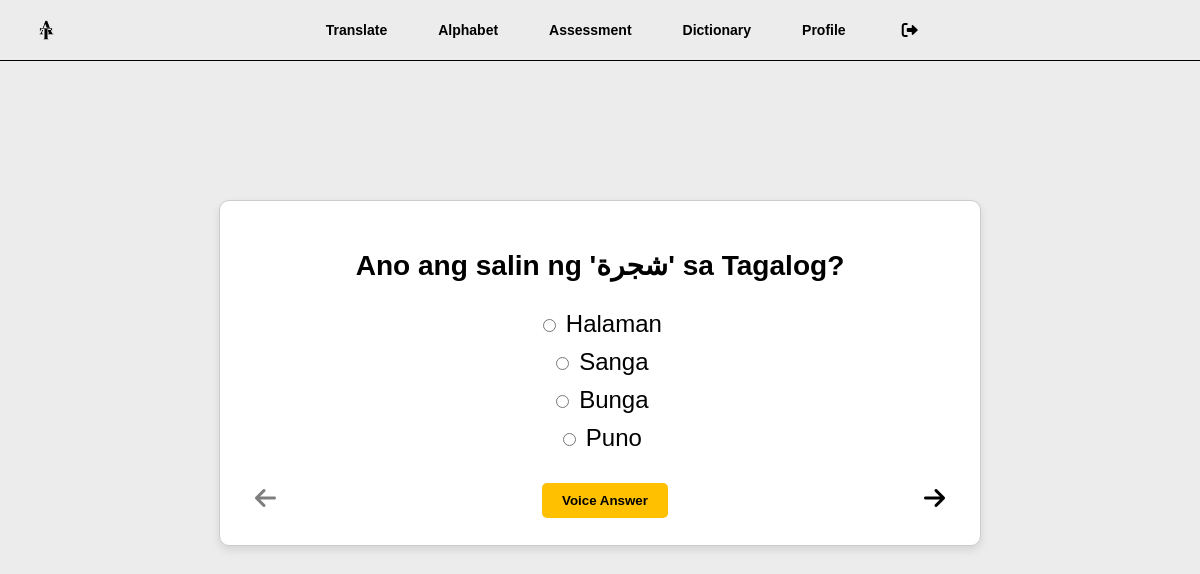
The app's page /assessment_tagalog (signed in) with its own data.
### tagarab_translate/models.py (models this page shows, shortened)
class TagalogQuestion(models.Model):
    QUESTION_TYPES = [
        ('multiple_choice', 'Multiple Choice'),
        ('word_completion', 'Word Completion'),
    ]
    question_text = models.CharField(max_length=255)
    arabic_word = models.CharField(max_length=100)
    correct_answer = models.CharField(max_length=100)
    option_1 = models.CharField(max_length=100)
    option_2 = models.CharField(max_length=100)
    option_3 = models.CharField(max_length=100)
    option_4 = models.CharField(max_length=100)
    question_type = models.CharField(max_length=20, choices=QUESTION_TYPES, default='multiple_choice')

### tagarab_translate/views.py (the view)
# urls.py: path('assessment_tagalog', views.assessment_tagalog, name= 'assessment_tagalog'),
@login_required
def assessment_tagalog(request):
    questions = TagalogQuestion.objects.all()
    return render(request, 'users/assessment_tagalog.html', {'questions': questions})

### templates/users/assessment_tagalog.html (shortened to what this page needs)
{% load static %}
<!DOCTYPE html>
<html lang="en">
<head>
  <link rel="stylesheet" href="{% static 'css/users/assessment_tagalog.css' %}">
  <link rel="stylesheet" href="https://cdnjs.cloudflare.com/ajax/libs/font-awesome/6.0.0-beta3/css/all.min.css">
</head>
<body>
<div class="header">
  <img src="{% static 'images/TAlogo.png' %}" class="logo" alt="Logo" />
  <div class="navbar" id="navbar">
    <a href="{% url 'translate' %}" data-url="{% url 'translate' %}" onclick="return confirmNavigation(event)">Translate</a>
    <a href="{% url 'arabic_alphabet' %}" data-url="{% url 'arabic_alphabet' %}"  onclick="return confirmNavigation(event)">Alphabet</a>
    <a href="{% url 'assesschoose' %}" data-url="{% url 'assesschoose' %}" onclick="return confirmNavigation(event)">Assessment</a>
    <a href="{% url 'dictionary' %}" data-url="{% url 'dictionary' %}" onclick="return confirmNavigation(event)">Dictionary</a>
    <a href="{% url 'profile' %}" data-url="{% url 'profile' %}" onclick="return confirmNavigation(event)">Profile</a>
    <form id="logoutForm" action="{% url 'logout' %}" method="post">
      <button type="submit" class="logout-btn">
        <i style="margin-right: 50px; cursor: pointer;" class="fas fa-sign-out-alt" title="Logout" onclick="confirmLogout(event)"></i>
      </button>
    </form>
  </div>
</div>
<div style="margin-top: 200px;" class="container">
  <form id="assessmentForm" method="POST" action="{% url 'submit_assessment' %}">
    <div id="question-container">
      {% for question in questions %}
      <div class="question" id="question_{{ forloop.counter }}" style="display: none;">
        <h3>{{ question.question_text }}</h3>
        <ul class="options">
          <li>
            <input type="radio" name="answers_{{ question.id }}" value="{{ question.option_1 }}">
            {{ question.option_1 }}
          </li>
          <li>
            <input type="radio" name="answers_{{ question.id }}" value="{{ question.option_2 }}">
            {{ question.option_2 }}
          </li>
          <li>
            <input type="radio" name="answers_{{ question.id }}" value="{{ question.option_3 }}">
            {{ question.option_3 }}
          </li>
          <li>
            <input type="radio" name="answers_{{ question.id }}" value="{{ question.option_4 }}">
            {{ question.option_4 }}
          </li>
        </ul>
      </div>
      {% endfor %}
    </div>
    <div class="buttons">
      <i class="fas fa-arrow-left arrow" title="Back" onclick="goToPreviousQuestion()"></i>
      <button type="button" onclick="startSpeechRecognition()" class="voice-button">Voice Answer</button>
      <i class="fas fa-arrow-right arrow" title="Next" onclick="goToNextQuestion()"></i>
  </div>
  </form>
</div>
</body>
</html>

### tagarab_translate/static/css/users/assessment_tagalog.css (style rules this page uses)
body { font-family: Arial, sans-serif; background-color: #ECECEC; margin: 0; overflow-x: hidden; }
.header { width: 100%; display: flex; justify-content: space-between; align-items: center; padding: 10px 20px; background-color: #ECECEC; border-bottom: 1px solid black; position: fixed; top: 0; z-index: 2; }
.navbar { display: flex; align-items: center; }
.navbar a { padding: 10px; text-decoration: none; color: black; font-weight: bold; margin-right: 20px; }
.container { text-align: center; margin: 70px auto; padding: 20px; background-color: white; width: 50%; border: 1px solid #ccc; border-radius: 10px; box-shadow: 0px 4px 8px rgba(0, 0, 0, 0.1); }
.question { font-size: 24px; margin-bottom: 20px; }
.options { list-style-type: none; padding: 0; }
.options li { margin: 10px 0; }
.options input[type="radio"] { align-items: center; }
.buttons { display: flex; justify-content: space-between; align-items: center; margin-top: 20px; position: relative; }
.buttons .arrow { font-size: 24px; cursor: pointer; background: none; color: black; border: none; transition: color 0.3s ease; }
.voice-button { padding: 10px 20px; background-color: #FFC000; color: black; font-weight: bold; border: none; border-radius: 5px; cursor: pointer; transition: background-color 0.3s ease; position: absolute; left: 50%; transform: translateX(-50%); }
.buttons button, .buttons .arrow { padding: 10px 20px; border: none; border-radius: 5px; background-color: #FFC000; color: black; font-weight: bold; cursor: pointer; margin: 5px; }
.buttons .arrow { margin-top: 0; background: none; font-size: 24px; padding: 10px; }
.arrow { background: none; font-size: 24px; padding: 10px; cursor: pointer; border: none; outline: none; color: black; transition: color 0.3s ease; }
.arrow[title] { position: relative; }
.arrow[title]::after { content: attr(title); position: absolute; top: -30px; left: 50%; transform: translateX(-50%); background: #333; color: #fff; padding: 5px 10px; font-size: 12px; border-radius: 4px; white-space: nowrap; opacity: 0; pointer-events: none; transition: opacity 0.3s; }
@media (min-width: 769px) { .container { width: 60%; } }

### templates/users/assessment_tagalog.html (style rules this page uses)
.header { display: flex; justify-content: space-between; align-items: center; padding: 10px 20px; background-color: #ececec; border-bottom: 1px solid black; position: fixed; width: 100%; top: 0; }
.logo { max-height: 40px; margin-right: auto; }
.navbar { display: flex; justify-content: center; align-items: center; gap: 15px; flex-grow: 1; }
.navbar a, .navbar .logout-btn { text-decoration: none; color: black; font-weight: bold; padding: 5px 8px; font-size: 14px; display: flex; align-items: center; justify-content: center; background: none; border: none; cursor: pointer; }
.logout-btn { margin-left: auto }
.logout-btn i { font-size: 16px; margin-left: 5px; }

### records on screen
TagalogQuestion: question_text "Ano ang salin ng 'شجرة' sa Tagalog?", option_1 "Halaman", option_2 "Sanga", option_3 "Bunga", option_4 "Puno"
